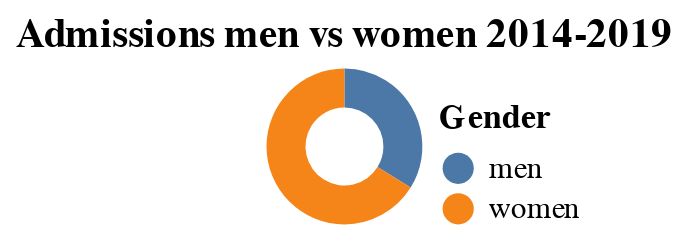

The notebook cell saved with this chart:
### Code cell
percentage_men_women = alt.Chart(men_women, title=alt.Title("Admissions men vs women 2014-2019")).mark_arc(innerRadius=25).encode(
    theta="Value",
    color="Gender:N",
    tooltip=[alt.Tooltip("Gender", title="Gender"),
           alt.Tooltip("%", title="%", format='.1%')]
).properties(height=30, width=25)
percentage_men_women

### Figure 1 — Vega-Lite specification as saved in the notebook (floating-point values rounded to 4 significant figures)
{"config": {"view": {"continuousWidth": 300, "continuousHeight": 300}}, "data": {"name": "data-dc108b24079b500c7aba32cc0dfefa40"}, "mark": {"type": "arc", "innerRadius": 25}, "encoding": {"color": {"field": "Gender", "type": "nominal"}, "theta": {"field": "Value", "type": "quantitative"}, "tooltip": [{"field": "Gender", "title": "Gender", "type": "nominal"}, {"field": "%", "format": ".1%", "title": "%", "type": "quantitative"}]}, "height": 30, "title": {"text": "Admissions men vs women 2014-2019"}, "width": 25, "$schema": "https://vega.github.io/schema/vega-lite/v5.14.1.json", "datasets": {"data-dc108b24079b500c7aba32cc0dfefa40": [{"Gender": "men", "Value": 1210584, "%": 33.84}, {"Gender": "women", "Value": 2366521, "%": 66.16}]}}
